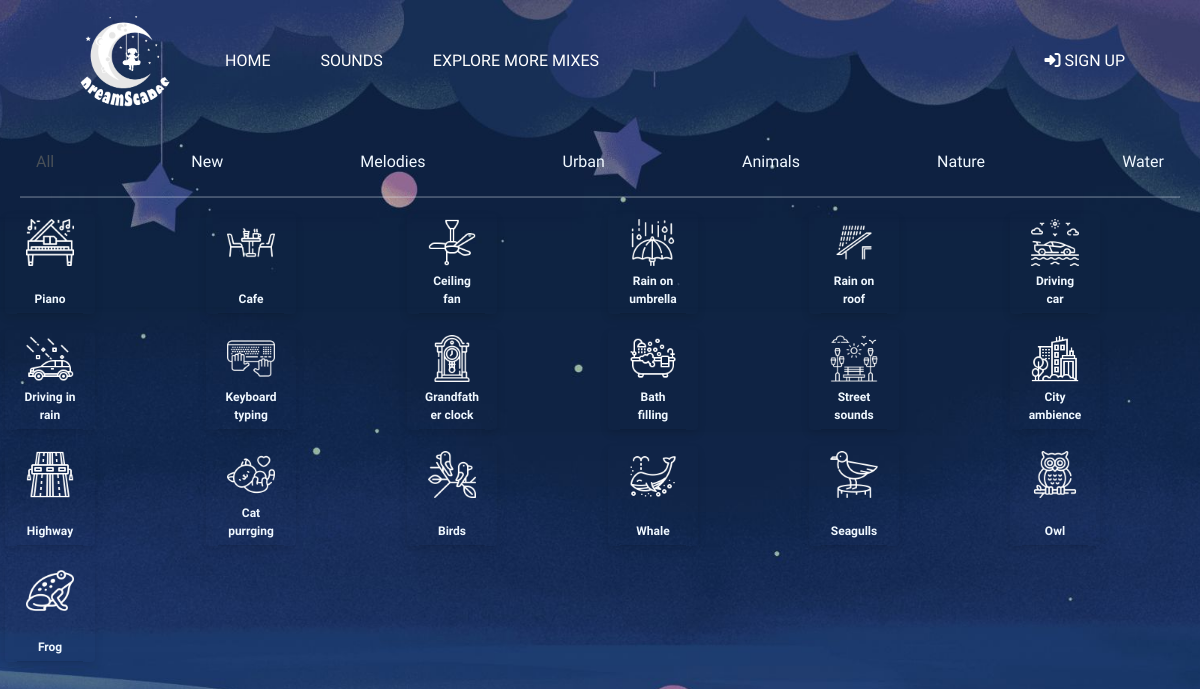
Page /sounds/ on the earlier database version.
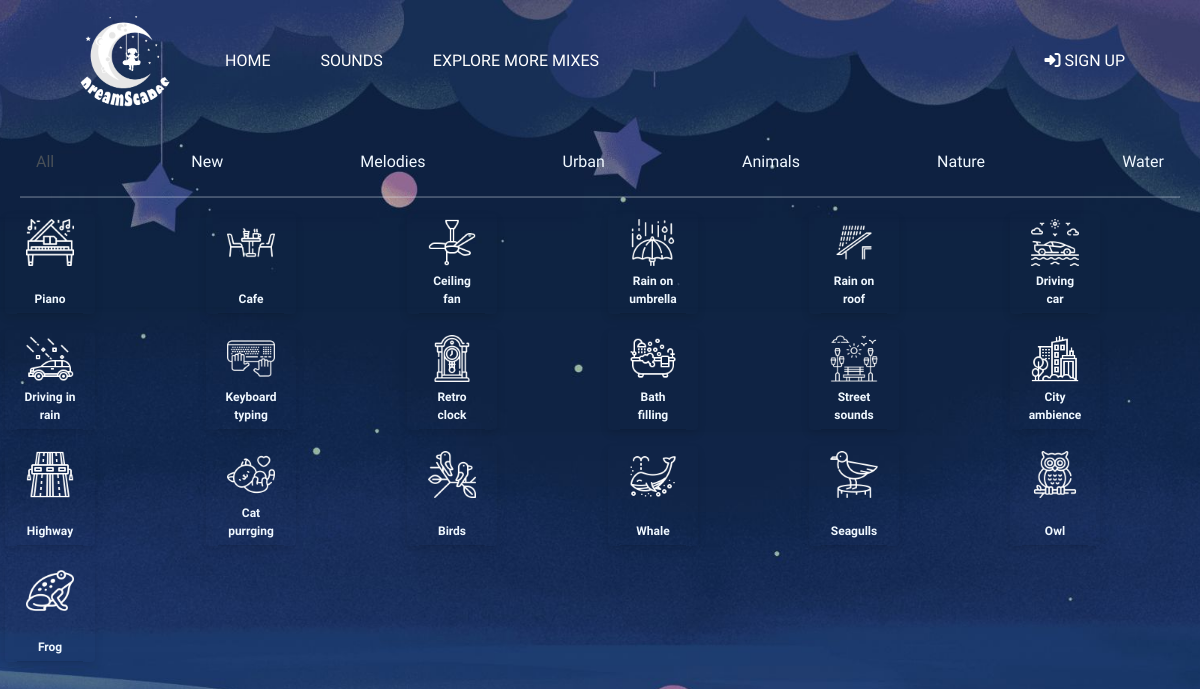
Same page on the later database version.
### DreamScapes_app/models.py (models this page shows, shortened)
class Category(models.Model):
    name = models.CharField(max_length=100)

class Sound(models.Model):
    title = models.CharField(max_length=100)
    file = models.FileField(upload_to='sounds/')
    icon = models.ImageField(upload_to='sound_icons/', null=True)
    categories = models.ManyToManyField(Category) #allow multiple categories per sound
    created_at = models.DateTimeField(auto_now_add=True, null=True)

### DreamScapes_app/views.py (the view)
# urls.py: path('sounds/', views.sounds, name='sounds'),
def sounds(request):
    all_sounds = Sound.objects.all()
    new_sounds = Sound.objects.all().order_by('-created_at')[:20]  # show last added 20 sounds
    categories = Category.objects.all()
    return render(request, 'sounds.html', {'all_sounds': all_sounds, 'new_sounds': new_sounds, 'categories': categories})

### DreamScapes_app/templates/sounds.html (shortened to what this page needs)
{% extends "base.html" %}
{% block content %}
{% load static %}
<link href="{% static 'DreamScapes_app/css/sounds.css' %}" rel="stylesheet" type="text/css">
<div class="container">
    <ul class="nav nav-tabs" id="categoryTabs" role="tablist">
        <li class="nav-item" role="presentation">
            <a class="nav-link active" id="all_tab" data-toggle="tab" href="#all" role="tab" aria-controls="all">All</a>
        </li>
        <li class="nav-item" role="presentation">
            <a class="nav-link" id="new-tab" data-toggle="tab" href="#new" role="tab" aria-controls="new">New</a>
        </li>
        {% for category in categories %}
        <li class="nav-item" role="presentation">
            <a class="nav-link" id="category-{{ category.id }}-tab" data-toggle="tab" href="#category-{{ category.id }}"
                role="tab" aria-controls="category-{{ category.id }}">{{ category.name }}</a>
        </li>
        {% endfor %}
    </ul>
    <hr>
    <div class="tab-content" id="categoryTabsContent">
        <div class="tab-pane active" id="all" role="tabpanel">
            <div class="row">
                {% for sound in all_sounds %}
                <div class="card" data-audio-src="{{ sound.file.url }}">
                    <div class="card-header">{{sound.title}}</div>
                    <div class="card-main">
                        {%if sound.icon %}
                        <img class="sound-icons" src="{{ sound.icon.url }}" alt="{{ sound.title }}">
                        {% else %}
                        <p>no icon</p>
                        {% endif %}
                    </div>
                </div>
                {% endfor %}
            </div>
        </div>
    </div>
    {% endblock %}

### DreamScapes_app/templates/base.html (shortened to what this page needs)
{% load static %}
<!DOCTYPE html>
<html lang="en">
<head>
    <link rel='stylesheet' href='https://cdnjs.cloudflare.com/ajax/libs/bootstrap/5.0.2/css/bootstrap.min.css'>
    <link rel='stylesheet' href='https://cdnjs.cloudflare.com/ajax/libs/font-awesome/6.2.1/css/all.min.css'>
    <link rel="stylesheet" href="https://maxcdn.bootstrapcdn.com/bootstrap/4.5.2/css/bootstrap.min.css">
    <link rel="stylesheet" href="https://cdn.jsdelivr.net/ionicons/2.0.1/css/ionicons.min.css">
    <link href="{% static 'DreamScapes_app/css/base.css' %}" rel="stylesheet" type="text/css">
</head>
<body>
    <nav>
        <div class="nav-left">
            <a class="logo" href="{% url 'index' %}">
                <img src="{% static 'DreamScapes_app/images/logo2.png' %}" alt="DreamScapes Logo">
            </a>
            <a href="{% url 'index' %}">HOME</a>
            <a href="{% url 'sounds' %}">SOUNDS</a>
            <a href="{% url 'users_mixes' %}">EXPLORE MORE MIXES</a>
        </div>
        <div class="nav-right">
            {% if user.is_authenticated %}
            <div class="profile-info">
                {% if user.profile_picture %}
                <img class="profile-pic" src="{{ user.profile_picture.url }}" alt="{{ user.username }}">
                {% else %}
                <img src="{% static 'DreamScapes/images/user_default.png' %}" width="40px">
                {% endif %}
                <button span data-toggle="dropdown">{{ user.username }}</button>
                <div class="dropdown-menu">
                    <a href="{% url 'profile' %}">My Profile</a>
                    <a href="{% url 'user_logout' %}"><span class="glyphicon glyphicon-log-out"></span> Logout</a>
                </div>
            </div>
            {% else %}
            <a href="{% url 'user_signup' %}">
                <i class="fa-solid fa-right-to-bracket"></i> SIGN UP</a>
            {% endif %}
        </div>
    </nav>
    <main>
        {% block content %}
        {% endblock %}
    </main>
</body>
</html>

### DreamScapes_app/static/DreamScapes_app/css/base.css (style rules this page uses)
* { box-sizing: border-box; font-family: "Gloria Hallelujah", cursive; }
body { margin: 0; padding: 0; }
.container { max-width: 1200px; margin: 0 auto; padding: 20px; }
nav { display: flex; justify-content: space-between; align-items: center; padding: 10px 50px; background-color: transparent; }
.nav-left, .nav-right { display: flex; align-items: center; }
.nav-left a, .nav-right a { color: white; text-decoration: none; margin: 0 15px; padding: 5px 10px; border-radius: 5px; transition: background-color 0.3s; }
.logo img { width: 100px; border-radius: 50%; }

### DreamScapes_app/static/DreamScapes_app/css/sounds.css (style rules this page uses)
body { font-family: 'Open Sans', sans-serif; color: aliceblue; background-image: url('/static/DreamScapes_app/images/sounds_bg-3.jpg'); background-size: cover; background-repeat: no-repeat; background-position: center center; background-attachment: fixed; height: 100vh; margin: 0; overflow: auto; }
.row { display: grid; grid-template-columns: repeat(6, 1fr); grid-template-rows: repeat(2, 1fr); gap: 16px; grid-template-rows: repeat(auto-fill, 1fr); }
.card { height: 100px; width: 90px; position: relative; overflow: hidden; background-color: transparent; box-shadow: 0 4px 8px rgba(0, 0, 0, 0.1); transition: transform 0.3s; display: flex; flex-direction: column; justify-content: flex-end; border: none; }
.card-header { text-align: center; font-size: 12px; font-weight: 600; background-color: transparent; padding: 5px 5px; justify-content: center; }
.card-main { position: absolute; top: 0; left: 0; bottom: 0; right: 0; display: flex; justify-content: center; align-items: top; padding-top: 5px; background-color: transparent; }
.sound-icons { max-height: 50%; margin: 0 auto; }
.card::before { content: ""; display: block; padding-top: 50%; }
.nav-tabs { background-color: transparent; border-bottom: none; justify-content: space-between; }
.nav-tabs .nav-link { color: aliceblue; background-color: transparent; border: none; }
.nav-tabs .nav-link.active { background-color: transparent; border-color: transparent; }
.tab-content { background-color: transparent; }
.nav.nav-tabs .nav-link { background-color: transparent; }

Differences in the rows shown:
changed Sound: title "Grandfather clock" → "Retro clock"
